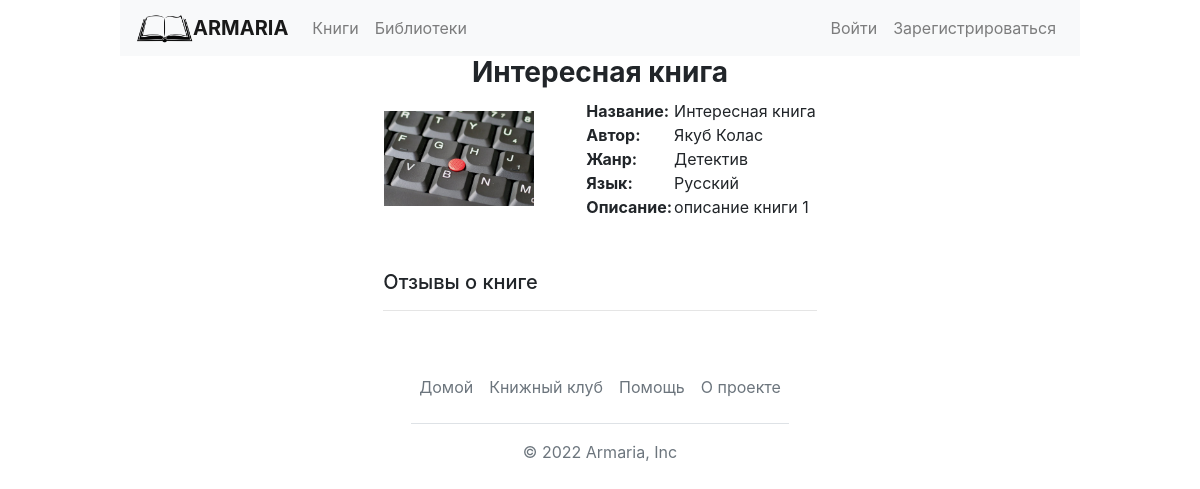
Screenshot of /books/1 with the database file from the repository.
### homelib/models.py (models this page shows, shortened)
class Books(models.Model):
    title = models.CharField(max_length=100, verbose_name='Название книги')
    author = models.ForeignKey('Authors',
                               on_delete=models.PROTECT,
                               null=True,
                               verbose_name='Авторы')
    genre = models.ForeignKey('Genres',
                              on_delete=models.PROTECT,
                              null=True,
                              verbose_name='Жанры')
    language = models.ForeignKey('Languages',
                                 on_delete=models.PROTECT,
                                 null=True,
                                 verbose_name='Языки')
    book_image = models.ImageField(upload_to='book_images/',
                                   blank=True,
                                   verbose_name='Изображения книги')
    definition = models.CharField(max_length=300,
                                  verbose_name='Краткое описание',
                                  default=" ",
                                  blank=False)
    class Meta:
        verbose_name = 'Книга'
        verbose_name_plural = 'Книги'
        ordering = [
            'title',
        ]

class Authors(models.Model):
    last_name_author = models.CharField(max_length=50,
                                        db_index=True,
                                        verbose_name='Фамилия автора')
    first_name_author = models.CharField(max_length=50,
                                         db_index=True,
                                         verbose_name='Имя автора')
    def __str__(self):
        return f'{self.first_name_author} {self.last_name_author}'
    class Meta:
        verbose_name = 'Автор'
        verbose_name_plural = 'Авторы'
        ordering = ['last_name_author']

class Genres(models.Model):
    name_genre = models.CharField(max_length=50,
                                  db_index=True,
                                  verbose_name='Жанр')
    def __str__(self):
        return self.name_genre
    class Meta:
        verbose_name = 'Жанр'
        verbose_name_plural = 'Жанры'
        ordering = ['name_genre']

class Languages(models.Model):
    book_language = models.CharField(max_length=50,
                                     db_index=True,
                                     verbose_name='Язык')
    def __str__(self):
        return self.book_language
    class Meta:
        verbose_name = 'Язык'
        verbose_name_plural = 'Языки'

### homelib/views.py (the view)
# urls.py: path('books/<int:id>', book, name='book'),
def book(request, id):
    book = Books.objects.get(id=id)
    feedbacks = BookFeedbacks.objects.filter(book=id)
    if request.method == 'POST':
        new_feedback = AddFeedback(request.POST, request.FILES)
        if new_feedback.is_valid():
            feedback = BookFeedbacks()
            feedback.book = book
            feedback.book_feedback = new_feedback.cleaned_data['book_feedback']
            feedback.book_feedback_date_add = datetime.datetime.now()
            user = request.user
            print(user)
            feedback.reader = request.user
            feedback.save()
            return redirect(request.path)
    else:
        new_feedback = AddFeedback()
    context = {
        'book': book,
        'new_feedback': new_feedback,
        'feedbacks': feedbacks
    }
    return render(request, 'book.html', context)

### homelib/templates/book.html (shortened to what this page needs)
{% extends 'base.html' %}
{% block content %}
<div>
    <h3 style="text-align: center"><b>{{ book.title }}</b></h3>
    <table>
        <tr>
            <td>
                {% if book.book_image %}
                <img style="width: 150px; margin-right: 50px;" src="{{ book.book_image.url }}" alt="no comments">
                {% endif %}
            </td>
            <td valign="top">
                <b>
                    <div>Название:</div>
                    <div>Автор:</div>
                    <div>Жанр:</div>
                    <div>Язык:</div>
                    <div>Описание:</div>
                </b>
            </td>
            <td valign="top">
                <div>{{ book.title }}</div>
                <div>{{ book.author }}</div>
                <div>{{ book.genre }}</div>
                <div>{{ book.language }}</div>
                <div style="max-width: 500px;">{{ book.definition }}</div>
            </td>
        </tr>
    </table>
    <h5 style="margin-top: 50px;">Отзывы о книге</h5>
    <hr>
</div>
{% endblock %}

### rows the page displays
Books: title "Интересная книга", book_image (picture), author "Якуб Колас", genre "Детектив", language "Русский", definition "описание книги 1"
